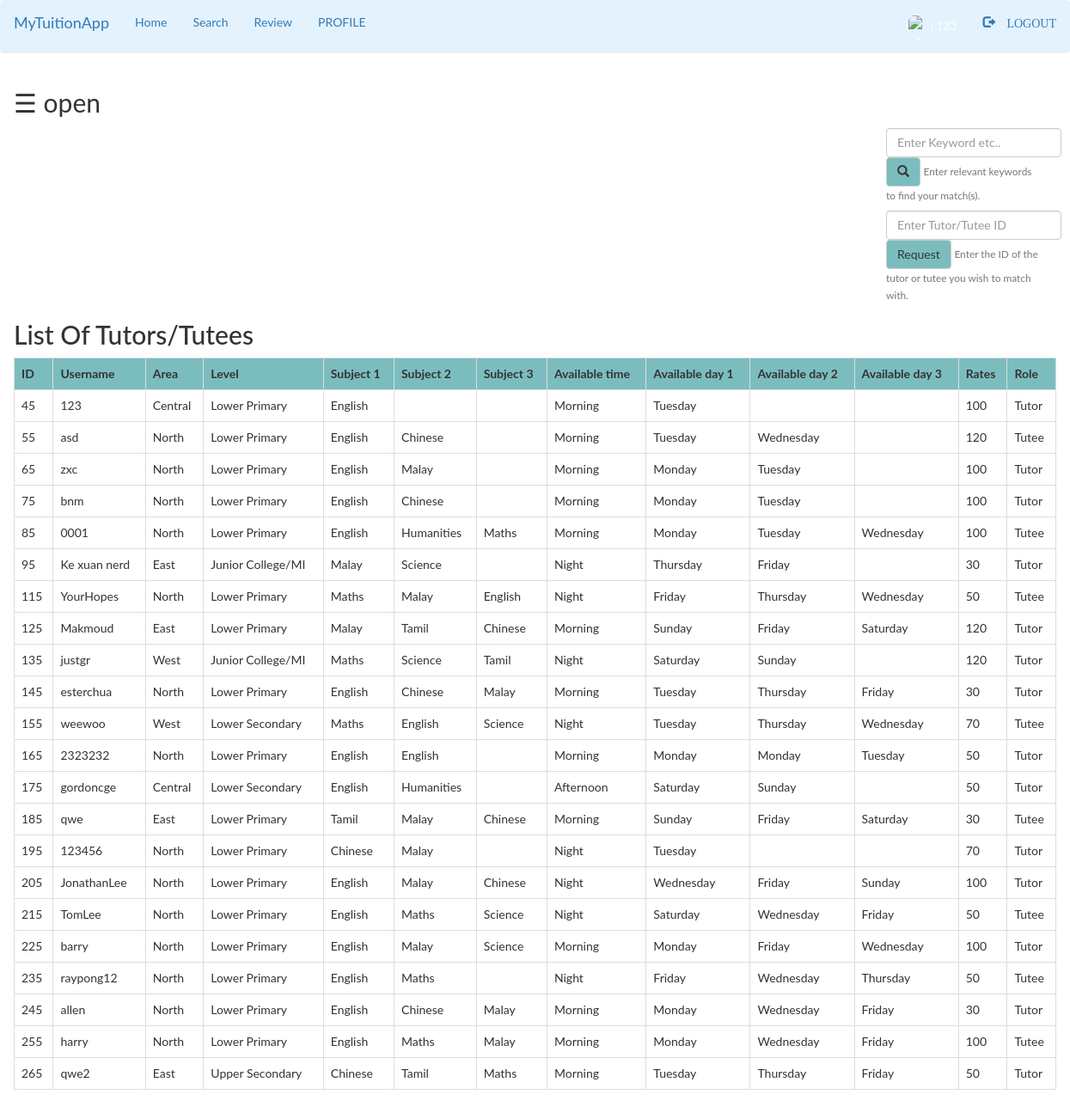
Screenshot of /search.php (signed in) with the database file from the repository.
### tables this page shows
CREATE TABLE `matchinfo` (
  `matchinfoid` int(100) NOT NULL,
  `area` varchar(100) NOT NULL,
  `edulevel` varchar(100) NOT NULL,
  `subject1` varchar(100) NOT NULL,
  `subject2` varchar(100) NOT NULL,
  `subject3` varchar(100) NOT NULL,
  `timeslot` varchar(100) NOT NULL,
  `availableday1` varchar(100) NOT NULL,
  `availableday2` varchar(100) NOT NULL,
  `availableday3` varchar(100) NOT NULL,
  `rate` int(100) NOT NULL,
  `used_id` int(100) NOT NULL
);

CREATE TABLE `users` (
  `id` int(100) NOT NULL,
  `email` varchar(100) NOT NULL,
  `phone` int(100) NOT NULL,
  `firstname` varchar(100) NOT NULL,
  `lastname` varchar(100) NOT NULL,
  `username` varchar(100) NOT NULL,
  `password` varchar(100) NOT NULL,
  `userType` text NOT NULL,
  `pic` varchar(100) NOT NULL
);

### search.php (the view, shortened to what this page needs)
<?php
  include "navbar.php";
?>
<!DOCTYPE html>
<html>
<head>
</head>
<body>
<div id="main">
  <span style="font-size:30px;cursor:pointer" onclick="openNav()">&#9776; open</span>
	<div class="srch">
		<form class="navbar-form" method="post" name="form1">
				<input class="form-control" type="text" name="search" placeholder="Enter Keyword etc.." aria-describedby="formHelper" required="">
				<button style="background-color: #6db6b9e6;" type="submit" name="submit" class="btn btn-default">
					<span class="glyphicon glyphicon-search"></span>
				</button>
				<small id="formHelper" class="form-text text-muted">
					Enter relevant keywords to find your match(s).
				</small>
		</form>
	</div>
	<div class="srch">
		<form class="navbar-form" method="post" name="form1">
				<input class="form-control" type="text" name="matchid" placeholder="Enter Tutor/Tutee ID" required="">
				<button style="background-color: #6db6b9e6;" type="submit" name="submit1" class="btn btn-default">Request
				</button>
				<small id="usernameHelper" class="form-text text-muted">
					Enter the ID of the tutor or tutee you wish to match with.
				</small>
		</form>
	</div>
	<h2>List Of Tutors/Tutees</h2>
	<?php
		if(isset($_POST['submit']))
		{
			$q=mysqli_query($db,"SELECT * from users JOIN matchinfo ON users.id=matchinfo.used_id WHERE (username like '%$_POST[search]%' or
																										 userType like '%$_POST[search]%' or
																										 area like '%$_POST[search]%' or
																										 edulevel like '%$_POST[search]%' or
																										 subject1 like '%$_POST[search]%' or
																										 subject2 like '%$_POST[search]%' or
																										 subject3 like '%$_POST[search]%' or
																										 timeslot like '%$_POST[search]%' or
																										 availableday1 like '%$_POST[search]%' or
																										 availableday2 like '%$_POST[search]%' or
																										 availableday3 like '%$_POST[search]%' or
																										 rate like '%$_POST[search]%') ");
			if(mysqli_num_rows($q)==0)
			{
				echo "Sorry! No tutor found. Try searching again for a specific name or with keywords (North, Night, Saturday, Tutor, etc).";
			}
			else
			{
		echo "<table class='table table-bordered table-hover' >";
			echo "<tr style='background-color: #6db6b9e6;'>";
				echo "<th>"; echo "ID";	echo "</th>";
				echo "<th>"; echo "Username";  echo "</th>";
				echo "<th>"; echo "Area";  echo "</th>";
				echo "<th>"; echo "Level";  echo "</th>";
				echo "<th>"; echo "Subject 1";  echo "</th>";
				echo "<th>"; echo "Subject 2";  echo "</th>";
				echo "<th>"; echo "Subject 3";  echo "</th>";
				echo "<th>"; echo "Available time";  echo "</th>";
				echo "<th>"; echo "Available day 1";  echo "</th>";
				echo "<th>"; echo "Available day 2";  echo "</th>";
				echo "<th>"; echo "Available day 3";  echo "</th>";
				echo "<th>"; echo "Rates";  echo "</th>";
				echo "<th>"; echo "Role";  echo "</th>";
			echo "</tr>";
			while($row=mysqli_fetch_assoc($q))
			{
				echo "<tr>";
				echo "<td>"; echo $row['id']; echo "</td>";
				echo "<td>"; echo $row['username']; echo "</td>";
				echo "<td>"; echo $row['area']; echo "</td>";
				echo "<td>"; echo $row['edulevel']; echo "</td>";
				echo "<td>"; echo $row['subject1']; echo "</td>";
				echo "<td>"; echo $row['subject2']; echo "</td>";
				echo "<td>"; echo $row['subject3']; echo "</td>";
				echo "<td>"; echo $row['timeslot']; echo "</td>";
				echo "<td>"; echo $row['availableday1']; echo "</td>";
				echo "<td>"; echo $row['availableday2']; echo "</td>";
				echo "<td>"; echo $row['availableday3']; echo "</td>";
				echo "<td>"; echo $row['rate']; echo "</td>";
				echo "<td>"; echo $row['userType']; echo "</td>";
				echo "</tr>";
			}
		echo "</table>";
			}
		}
		else
		{
			$res=mysqli_query($db,"SELECT * from users INNER JOIN matchinfo ON users.id=matchinfo.used_id;");
		echo "<table class='table table-bordered table-hover' >";
			echo "<tr style='background-color: #6db6b9e6;'>";
				echo "<th>"; echo "ID";	echo "</th>";
				echo "<th>"; echo "Username";  echo "</th>";
				echo "<th>"; echo "Area";  echo "</th>";
				echo "<th>"; echo "Level";  echo "</th>";
				echo "<th>"; echo "Subject 1";  echo "</th>";
				echo "<th>"; echo "Subject 2";  echo "</th>";
				echo "<th>"; echo "Subject 3";  echo "</th>";
				echo "<th>"; echo "Available time";  echo "</th>";
				echo "<th>"; echo "Available day 1";  echo "</th>";
				echo "<th>"; echo "Available day 2";  echo "</th>";
				echo "<th>"; echo "Available day 3";  echo "</th>";
				echo "<th>"; echo "Rates";  echo "</th>";
				echo "<th>"; echo "Role";  echo "</th>";
			echo "</tr>";
			while($row=mysqli_fetch_assoc($res))
			{
				echo "<tr>";
				echo "<td>"; echo $row['id']; echo "</td>";
				echo "<td>"; echo $row['username']; echo "</td>";
				echo "<td>"; echo $row['area']; echo "</td>";
				echo "<td>"; echo $row['edulevel']; echo "</td>";
				echo "<td>"; echo $row['subject1']; echo "</td>";
				echo "<td>"; echo $row['subject2']; echo "</td>";
				echo "<td>"; echo $row['subject3']; echo "</td>";
				echo "<td>"; echo $row['timeslot']; echo "</td>";
				echo "<td>"; echo $row['availableday1']; echo "</td>";
				echo "<td>"; echo $row['availableday2']; echo "</td>";
				echo "<td>"; echo $row['availableday3']; echo "</td>";
				echo "<td>"; echo $row['rate']; echo "</td>";
				echo "<td>"; echo $row['userType']; echo "</td>";
				echo "</tr>";
			}
		echo "</table>";
		}
				?>
</div>
</body>
</html>

### navbar.php (shortened to what this page needs)
<!DOCTYPE html>
<html>
<head>
	  <link rel="stylesheet" type="text/css" href="style.css">
  <link rel="stylesheet" href="bootstrap/css/bootstrap.min.css" >
</head>
<body>
	    <nav class="navbar navbar-dark navbar-expand-md fixed-top" style="background-color: #e3f2fd;">
      <div class="container-fluid">
          <div class="navbar-header">
            <a class="navbar-brand active">MyTuitionApp</a>
          </div>
          <ul class="nav navbar-nav">
            <li><a href="index.php">Home</a></li>
            <li><a href="search.php">Search</a></li>
            <li><a href="review.php">Review</a></li>
          </ul>
          <?php
            if(isset($_SESSION['login_user']))
            {
          ?>
                <ul class="nav navbar-nav">
                  <li><a href="profile.php">PROFILE</a></li>
                </ul>
                <ul class="nav navbar-nav navbar-right">
                  <li><a href="">
                    <div style="color: white">
                      <?php
                        echo "<img class='img-circle profile_img' height=30 width=30 src='images/".$_SESSION['pic']."'>";
                      ?>
                    </div>
                  </a></li>
                  <li><a href="logout.php"><span class="glyphicon glyphicon-log-out"> LOGOUT</span></a></li>
                </ul>
                <?php
            }
          ?>
      </div>
    </nav>
</body>
</html>

### style.css (style rules this page uses)
html, body, div, span, object, iframe, h1, h2, h3, h4, h5, h6, p, blockquote, pre, abbr, address, cite, code, del, dfn, em, img, ins, kbd, q, samp, small, strong, sub, sup, var, b, i, dl, dt, dd, ol, ul, li, fieldset, form, label, legend, table, caption, tbody, tfoot, thead, tr, th, td, article, aside, canvas, details, figcaption, figure, footer, header, hgroup, menu, nav, section, summary, time, mark, audio, video { margin:0; padding:0; border:0; outline:0; font-size:100%; vertical-align:baseline; background:transparent; }
body { line-height:1; }
article,aside,details,figcaption,figure, footer,header,hgroup,menu,nav,section { display:block; }
nav ul { list-style:none; }
a { margin:0; padding:0; font-size:100%; vertical-align:baseline; background:transparent; }
table { border-collapse:collapse; border-spacing:0; }
input, select { vertical-align:middle; }
input { height: 25px; width: 300px; }

### search.php (style rules this page uses)
.srch { padding-left: 1000px; }
body { font-family: "Lato", sans-serif; transition: background-color .5s; }
#main { transition: margin-left .5s; padding: 16px; }
.img-circle { margin-left: 20px; }

### rows the page displays
matchinfo: used "45", used.username "123", area "Central", edulevel "Lower Primary", subject1 "English", timeslot "Morning", availableday1 "Tuesday", rate "100", used.userType "Tutor"
matchinfo: used "55", used.username "asd", area "North", edulevel "Lower Primary", subject1 "English", subject2 "Chinese", timeslot "Morning", availableday1 "Tuesday", availableday2 "Wednesday", rate "120", used.userType "Tutee"
matchinfo: used "65", used.username "zxc", area "North", edulevel "Lower Primary", subject1 "English", subject2 "Malay", timeslot "Morning", availableday1 "Monday", availableday2 "Tuesday", rate "100", used.userType "Tutor"
matchinfo: used "75", used.username "bnm", area "North", edulevel "Lower Primary", subject1 "English", subject2 "Chinese", timeslot "Morning", availableday1 "Monday", availableday2 "Tuesday", rate "100", used.userType "Tutor"
matchinfo: used "85", used.username "0001", area "North", edulevel "Lower Primary", subject1 "English", subject2 "Humanities", subject3 "Maths", timeslot "Morning", availableday1 "Monday", availableday2 "Tuesday", availableday3 "Wednesday", rate "100", used.userType "Tutee"
matchinfo: used "95", used.username "Ke xuan nerd", area "East", edulevel "Junior College/MI", subject1 "Malay", subject2 "Science", timeslot "Night", availableday1 "Thursday", availableday2 "Friday", rate "30", used.userType "Tutor"
matchinfo: used "115", used.username "YourHopes", area "North", edulevel "Lower Primary", subject1 "Maths", subject2 "Malay", subject3 "English", timeslot "Night", availableday1 "Friday", availableday2 "Thursday", availableday3 "Wednesday", rate "50", used.userType "Tutee"
matchinfo: used "125", used.username "Makmoud", area "East", edulevel "Lower Primary", subject1 "Malay", subject2 "Tamil", subject3 "Chinese", timeslot "Morning", availableday1 "Sunday", availableday2 "Friday", availableday3 "Saturday", rate "120", used.userType "Tutor"
matchinfo: used "135", used.username "justgr", area "West", edulevel "Junior College/MI", subject1 "Maths", subject2 "Science", subject3 "Tamil", timeslot "Night", availableday1 "Saturday", availableday2 "Sunday", rate "120", used.userType "Tutor"
matchinfo: used "145", used.username "esterchua", area "North", edulevel "Lower Primary", subject1 "English", subject2 "Chinese", subject3 "Malay", timeslot "Morning", availableday1 "Tuesday", availableday2 "Thursday", availableday3 "Friday", rate "30", used.userType "Tutor"
matchinfo: used "155", used.username "weewoo", area "West", edulevel "Lower Secondary", subject1 "Maths", subject2 "English", subject3 "Science", timeslot "Night", availableday1 "Tuesday", availableday2 "Thursday", availableday3 "Wednesday", rate "70", used.userType "Tutee"
matchinfo: used "165", used.username "2323232", area "North", edulevel "Lower Primary", subject1 "English", subject2 "English", timeslot "Morning", availableday1 "Monday", availableday2 "Monday", availableday3 "Tuesday", rate "50", used.userType "Tutor"
matchinfo: used "175", used.username "gordoncge", area "Central", edulevel "Lower Secondary", subject1 "English", subject2 "Humanities", timeslot "Afternoon", availableday1 "Saturday", availableday2 "Sunday", rate "50", used.userType "Tutor"
matchinfo: used "185", used.username "qwe", area "East", edulevel "Lower Primary", subject1 "Tamil", subject2 "Malay", subject3 "Chinese", timeslot "Morning", availableday1 "Sunday", availableday2 "Friday", availableday3 "Saturday", rate "30", used.userType "Tutee"
matchinfo: used "195", used.username "123456", area "North", edulevel "Lower Primary", subject1 "Chinese", subject2 "Malay", timeslot "Night", availableday1 "Tuesday", rate "70", used.userType "Tutor"
matchinfo: used "205", used.username "JonathanLee", area "North", edulevel "Lower Primary", subject1 "English", subject2 "Malay", subject3 "Chinese", timeslot "Night", availableday1 "Wednesday", availableday2 "Friday", availableday3 "Sunday", rate "100", used.userType "Tutor"
matchinfo: used "215", used.username "TomLee", area "North", edulevel "Lower Primary", subject1 "English", subject2 "Maths", subject3 "Science", timeslot "Night", availableday1 "Saturday", availableday2 "Wednesday", availableday3 "Friday", rate "50", used.userType "Tutee"
matchinfo: used "225", used.username "barry", area "North", edulevel "Lower Primary", subject1 "English", subject2 "Malay", subject3 "Science", timeslot "Morning", availableday1 "Monday", availableday2 "Friday", availableday3 "Wednesday", rate "100", used.userType "Tutor"
matchinfo: used "235", used.username "raypong12", area "North", edulevel "Lower Primary", subject1 "English", subject2 "Maths", timeslot "Night", availableday1 "Friday", availableday2 "Wednesday", availableday3 "Thursday", rate "50", used.userType "Tutee"
matchinfo: used "245", used.username "allen", area "North", edulevel "Lower Primary", subject1 "English", subject2 "Chinese", subject3 "Malay", timeslot "Morning", availableday1 "Monday", availableday2 "Wednesday", availableday3 "Friday", rate "30", used.userType "Tutor"
matchinfo: used "255", used.username "harry", area "North", edulevel "Lower Primary", subject1 "English", subject2 "Maths", subject3 "Malay", timeslot "Morning", availableday1 "Monday", availableday2 "Wednesday", availableday3 "Friday", rate "100", used.userType "Tutee"
matchinfo: used "265", used.username "qwe2", area "East", edulevel "Upper Secondary", subject1 "Chinese", subject2 "Tamil", subject3 "Maths", timeslot "Morning", availableday1 "Tuesday", availableday2 "Thursday", availableday3 "Friday", rate "50", used.userType "Tutor"
